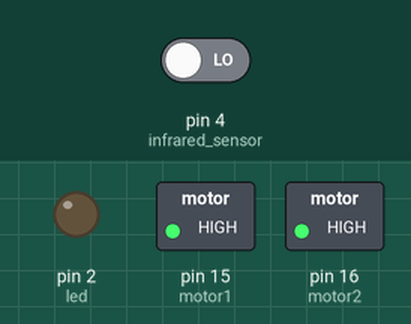
Simulated run of this sketch. Board: Arduino Uno, built with avr-gcc and run on an emulated ATmega328P. Parts: switched loads named in the sketch (green lamp = pin HIGH), output pins drawn as LEDs (lit = HIGH). The inputs (shaded band) are chosen by the test bench; at power-on: pin 4 (infrared_sensor) LOW.

Above: at 1.2 s.
1.3 s: pin 4 (infrared_sensor) driven HIGH
At 1.9 s:
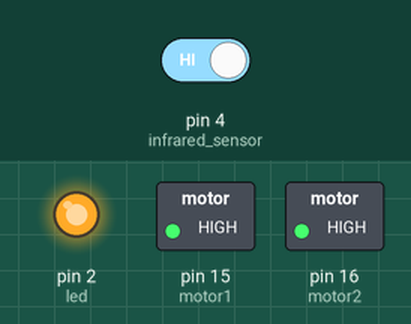
2.8 s: pin 4 (infrared_sensor) driven LOW
At 4.2 s:
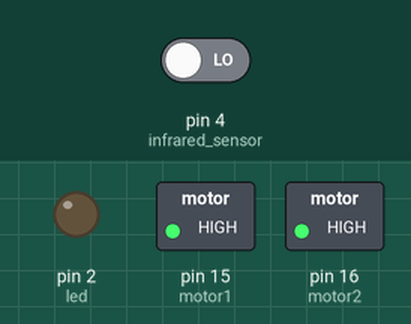
Timing chart, 0 to 5.8 s (numbered marks = the images above; inputs shaded):
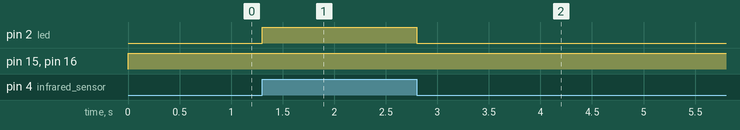

Measured:
- after the input at 1.3 s, pin 2 (led): LOW → HIGH at once
- after the input at 2.8 s, pin 2 (led): HIGH → LOW at once

The sketch:

dog_fetcher.ino
```cpp
#include <Arduino.h>

//Define global variables

//Assign pins
int motor1 = 15;
int motor2 = 16;
int infrared_sensor = 4;
int led = 2;
int speed = 255;

//define boolean to determine whether object is sensed
bool SENSE_OBJECT = false;

void ultrasonic_sense(){
  //this function senses the distance to the ball - if the ball is in the tube it will sense things
  if(digitalRead(infrared_sensor) == true){
    SENSE_OBJECT = true;
  }else{
    SENSE_OBJECT = false;
  }
}

void reaction_to_object(){
  if(SENSE_OBJECT == true){
    digitalWrite(led, 1);
  }else{
    digitalWrite(led, 0);
  }
}

void setup() {
  //determine whether pins are outputs or inputs
  pinMode(motor1, OUTPUT);
  pinMode(motor2, OUTPUT);
  pinMode(infrared_sensor, INPUT);
  pinMode(led, OUTPUT);

}

void loop() {
  // put your main code here, to run repeatedly:
  while(1){
    analogWrite(motor1, speed);
    analogWrite(motor2, speed);
    ultrasonic_sense();
    reaction_to_object();
  }

}
```
